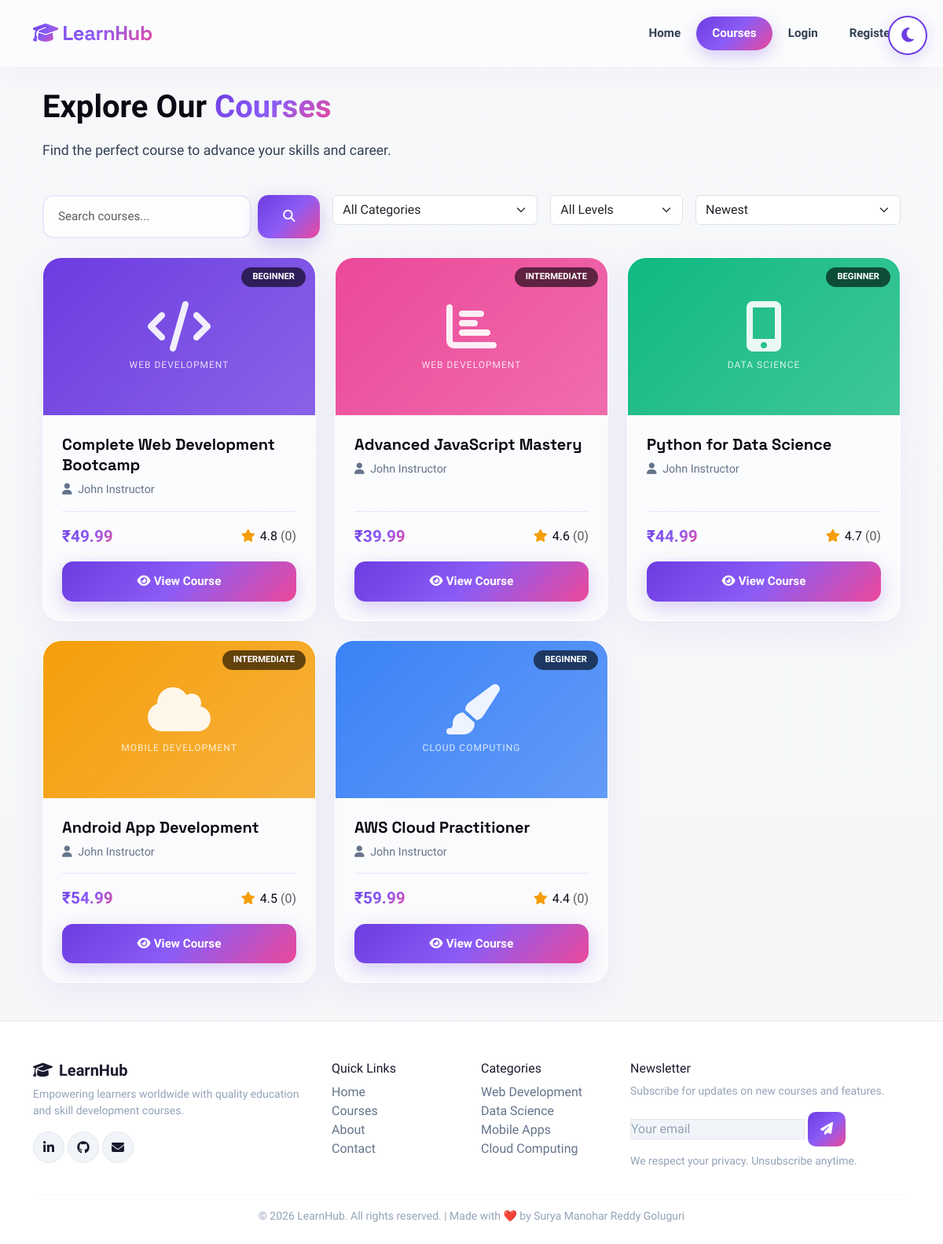
/courses.php, run on the app's committed database.
### tables this page shows
CREATE TABLE courses (
    id INT PRIMARY KEY AUTO_INCREMENT,
    instructor_id INT NOT NULL,
    category_id INT,
    title VARCHAR(255) NOT NULL,
    description TEXT,
    price DECIMAL(10,2) DEFAULT 0.00,
    image VARCHAR(255) DEFAULT 'default-course.jpg',
    video_url VARCHAR(255),
    lessons_count INT DEFAULT 0,
    duration INT DEFAULT 0,
    level ENUM('beginner', 'intermediate', 'advanced') DEFAULT 'beginner',
    status ENUM('draft', 'published', 'archived') DEFAULT 'draft',
    rating DECIMAL(3,2) DEFAULT 0,
    enrolled_students INT DEFAULT 0,
    created_at TIMESTAMP DEFAULT CURRENT_TIMESTAMP,
    updated_at TIMESTAMP DEFAULT CURRENT_TIMESTAMP ON UPDATE CURRENT_TIMESTAMP,
    FOREIGN KEY (instructor_id) REFERENCES users(id),
    FOREIGN KEY (category_id) REFERENCES categories(id)
);

CREATE TABLE categories (
    id INT PRIMARY KEY AUTO_INCREMENT,
    name VARCHAR(100) NOT NULL UNIQUE,
    description TEXT,
    icon VARCHAR(50),
    created_at TIMESTAMP DEFAULT CURRENT_TIMESTAMP
);

CREATE TABLE users (
    id INT PRIMARY KEY AUTO_INCREMENT,
    first_name VARCHAR(50) NOT NULL,
    last_name VARCHAR(50) NOT NULL,
    email VARCHAR(100) NOT NULL UNIQUE,
    password VARCHAR(255) NOT NULL,
    role ENUM('student', 'instructor', 'admin') DEFAULT 'student',
    profile_pic VARCHAR(255) DEFAULT 'default.png',
    phone VARCHAR(20),
    bio TEXT,
    is_verified BOOLEAN DEFAULT 0,
    otp VARCHAR(6),
    otp_expires DATETIME,
    reset_token VARCHAR(255),
    reset_expires DATETIME,
    created_at TIMESTAMP DEFAULT CURRENT_TIMESTAMP,
    updated_at TIMESTAMP DEFAULT CURRENT_TIMESTAMP ON UPDATE CURRENT_TIMESTAMP
);

### courses.php (the view, shortened to what this page needs)
<?php
require_once 'config/database.php';
require_once 'includes/header.php';
$search   = isset($_GET['search']) ? trim($_GET['search']) : '';
$sort     = isset($_GET['sort']) ? $_GET['sort'] : 'newest';
$where  = "WHERE c.status = 'published'";
$order = "ORDER BY c.created_at DESC";
$query = "SELECT c.*, u.first_name, u.last_name, cat.name as category_name,
          (SELECT COUNT(*) FROM enrollments WHERE course_id = c.id AND status = 'active') as enrolled_count
          FROM courses c
          JOIN users u ON c.instructor_id = u.id
          JOIN categories cat ON c.category_id = cat.id
          $where $order";
$stmt = mysqli_prepare($conn, $query);
mysqli_stmt_execute($stmt);
$courses = mysqli_stmt_get_result($stmt);
$colors = ['#6C3CE1','#EC4899','#10B981','#F59E0B','#3B82F6','#EF4444','#8B5CF6','#34D399','#F472B6','#FBBF24','#60A5FA','#F87171'];
$icons  = ['fa-code','fa-chart-bar','fa-mobile-alt','fa-cloud','fa-paint-brush','fa-briefcase','fa-robot','fa-shield-alt','fa-gamepad','fa-tasks','fa-bullhorn','fa-coins'];
?>
<section class="hero-banner py-4">
    <div class="container">
        <div class="row align-items-center">
            <div class="col-lg-8">
                <h1 class="hero-title" style="font-size:2.5rem;">Explore Our <span class="gradient-text">Courses</span></h1>
                <p class="hero-text">Find the perfect course to advance your skills and career.</p>
            </div>
        </div>
    </div>
</section>
<section>
    <div class="container">
        <div class="row g-3 mb-4">
            <div class="col-md-4">
                <form action="courses.php" method="GET" class="d-flex gap-2">
                    <input type="text" name="search" class="form-control" placeholder="Search courses..." value="<?php echo htmlspecialchars($search); ?>">
                    <button type="submit" class="btn btn-primary"><i class="fas fa-search"></i></button>
                </form>
            </div>
            <div class="col-md-3">
                <select class="form-select" onchange="window.location.href=this.value">
                    <option value="courses.php">All Categories</option>
                </select>
            </div>
            <div class="col-md-2">
                <select class="form-select" onchange="window.location.href=this.value">
                    <option value="courses.php">All Levels</option>
                </select>
            </div>
            <div class="col-md-3">
                <select class="form-select" onchange="window.location.href=this.value">
                    <option value="courses.php?sort=newest"     <?php echo $sort==='newest'?'selected':''; ?>>Newest</option>
                </select>
            </div>
        </div>
    </div>
</section>
<section class="pb-5">
    <div class="container">
        <?php if (mysqli_num_rows($courses) > 0): ?>
            <div class="row g-4">
                <?php $i = 0; while ($course = mysqli_fetch_assoc($courses)):
                    $color = $colors[$i % count($colors)];
                    $icon  = $icons[$i % count($icons)];
                    $i++;
                ?>
                <div class="col-lg-4 col-md-6">
                    <div class="course-card">
                        <div class="course-image" style="background: linear-gradient(135deg, <?php echo $color; ?>, <?php echo $color; ?>cc); height:200px; display:flex; align-items:center; justify-content:center; position:relative; flex-direction:column; color:white;">
                            <i class="fas <?php echo $icon; ?>" style="font-size:4rem; opacity:0.9; margin-bottom:8px;"></i>
                            <span style="font-size:0.75rem; opacity:0.8; text-transform:uppercase; letter-spacing:1px;"><?php echo htmlspecialchars($course['category_name'] ?? 'Course'); ?></span>
                            <span class="course-level"><?php echo ucfirst($course['level']); ?></span>
                        </div>
                        <div class="course-body">
                            <h5 class="course-title">
                                <a href="course-details.php?id=<?php echo $course['id']; ?>">
                                    <?php echo htmlspecialchars($course['title']); ?>
                                </a>
                            </h5>
                            <p class="course-instructor">
                                <i class="fas fa-user me-1"></i>
                                <?php echo htmlspecialchars($course['first_name'] . ' ' . $course['last_name']); ?>
                            </p>
                            <div class="course-meta">
                                <span class="course-price">
                                    <?php echo $course['price'] > 0 ? '₹' . number_format($course['price'], 2) : 'Free'; ?>
                                </span>
                                <span class="course-rating">
                                    <i class="fas fa-star"></i> <?php echo number_format($course['rating'] ?? 0, 1); ?>
                                    <span class="text-muted">(<?php echo $course['enrolled_count']; ?>)</span>
                                </span>
                            </div>
                            <div class="d-grid mt-3">
                                <a href="course-details.php?id=<?php echo $course['id']; ?>" class="btn btn-primary btn-sm">
                                    <i class="fas fa-eye me-1"></i>View Course
                                </a>
                            </div>
                        </div>
                    </div>
                </div>
                <?php endwhile; ?>
            </div>
        <?php endif; ?>
    </div>
</section>
<?php require_once 'includes/footer.php'; ?>

### assets/css/style.css (style rules this page uses)
:root { --primary: #6C3CE1; --primary-light: #8B5CF6; --primary-dark: #5B21B6; --secondary: #EC4899; --success: #10B981; --warning: #F59E0B; --danger: #EF4444; --gradient-primary: linear-gradient(135deg, #6C3CE1 0%, #8B5CF6 50%, #EC4899 100%); --gradient-accent: linear-gradient(135deg, #FF007A 0%, #7928CA 100%); --gradient-dark: linear-gradient(135deg, #03030A 0%, #0A0A1F 100%); --shadow: 0 12px 40px rgba(108, 60, 225, 0.08); --shadow-lg: 0 24px 64px rgba(108, 60, 225, 0.16); --shadow-glow: 0 0 30px rgba(139, 92, 246, 0.25); --radius: 24px; --radius-sm: 14px; --radius-pill: 9999px; --transition: all 0.4s cubic-bezier(0.16, 1, 0.3, 1); --bg-image-url: url('https://images.unsplash.com/photo-1522202176988-66273c2fd55f?q=80&w=2071&auto=format&fit=crop'); --panel-bg: rgba(255, 255, 255, 0.55); --panel-border: rgba(255, 255, 255, 0.7); --text-primary: #0A0A14; --text-secondary: #334155; --text-muted: #64748B; --border: rgba(108, 60, 225, 0.12); --input-bg: rgba(255, 255, 255, 0.85); }
* { margin: 0; padding: 0; box-sizing: border-box; }
html { scroll-behavior: smooth; min-height: 100vh; }
body { font-family: 'Plus Jakarta Sans', -apple-system, sans-serif; background: var(--gradient-dark); background-image: linear-gradient(rgba(240, 242, 245, 0.55), rgba(240, 242, 245, 0.65)), var(--bg-image-url); background-size: cover; background-position: center; background-attachment: fixed; min-height: 100vh; color: var(--text-primary) !important; padding-top: 90px; transition: var(--transition); overflow-x: hidden; display: flex; flex-direction: column; }
body::before { content: ''; position: fixed; top: 0; left: 0; width: 100%; height: 100%; z-index: -1; background-image: var(--bg-image-url); background-size: cover; background-position: center; background-attachment: fixed; opacity: 0.15; filter: brightness(1.4) saturate(1.1); pointer-events: none; }
.btn-primary, .btn-success, .btn-secondary { border: none; border-radius: var(--radius-sm); font-weight: 700; padding: 14px 32px; font-size: 0.95rem; transition: var(--transition); }
.btn-primary { background: var(--gradient-primary); color: white !important; box-shadow: 0 8px 24px rgba(108, 60, 225, 0.25); }
.form-control { border: 2px solid var(--border); border-radius: var(--radius-sm); padding: 14px 18px; font-size: 0.95rem; font-weight: 500; background: var(--input-bg); color: var(--text-primary) !important; transition: var(--transition); }
.course-card { background: var(--panel-bg); border-radius: var(--radius); overflow: hidden; border: 1px solid var(--panel-border); backdrop-filter: blur(30px) saturate(150%); -webkit-backdrop-filter: blur(30px) saturate(150%); transition: var(--transition); height: 100%; box-shadow: var(--shadow); display: flex; flex-direction: column; }
.course-image { height: 200px; overflow: hidden; position: relative; background: var(--gradient-primary); }
.course-level { position: absolute; top: 12px; right: 12px; padding: 4px 14px; border-radius: 20px; font-size: 0.7rem; font-weight: 600; text-transform: uppercase; color: white; background: rgba(0,0,0,0.6); backdrop-filter: blur(10px); }
.course-body { padding: 24px; display: flex; flex-direction: column; flex-grow: 1; }
.course-title { font-family: 'Space Grotesk', sans-serif; font-size: 1.25rem; font-weight: 700; line-height: 1.3; margin-bottom: 8px; }
.course-title a { color: var(--text-primary); text-decoration: none; transition: var(--transition); }
.course-instructor { font-size: 0.9rem; color: var(--text-muted) !important; margin-bottom: 16px; font-weight: 500; }
.course-meta { display: flex; justify-content: space-between; align-items: center; margin-top: auto; padding-top: 16px; border-top: 1px solid var(--border); }
.course-price { font-weight: 800; font-size: 1.3rem; background: var(--gradient-primary); -webkit-background-clip: text; -webkit-text-fill-color: transparent; }
.course-rating i { color: #F59E0B; margin-right: 2px; }
.hero-banner { padding: 40px 0; }
.hero-title { font-size: 3.5rem; font-weight: 900; line-height: 1.1; }
.gradient-text { background: var(--gradient-primary); -webkit-background-clip: text; -webkit-text-fill-color: transparent; }
.hero-text { font-size: 1.1rem; color: var(--text-secondary) !important; max-width: 500px; margin: 20px 0; }

### data on the page
courses: category.name "WEB DEVELOPMENT", level "BEGINNER", title "Complete Web Development Bootcamp", instructor.last_name "John Instructor", price "49.99", rating "4.8", enrolled_count "0"
courses: category.name "WEB DEVELOPMENT", level "INTERMEDIATE", title "Advanced JavaScript Mastery", instructor.last_name "John Instructor", price "39.99", rating "4.6", enrolled_count "0"
courses: category.name "DATA SCIENCE", level "BEGINNER", title "Python for Data Science", instructor.last_name "John Instructor", price "44.99", rating "4.7", enrolled_count "0"
courses: category.name "MOBILE DEVELOPMENT", level "INTERMEDIATE", title "Android App Development", instructor.last_name "John Instructor", price "54.99", rating "4.5", enrolled_count "0"
courses: category.name "CLOUD COMPUTING", level "BEGINNER", title "AWS Cloud Practitioner", instructor.last_name "John Instructor", price "59.99", rating "4.4", enrolled_count "0"
